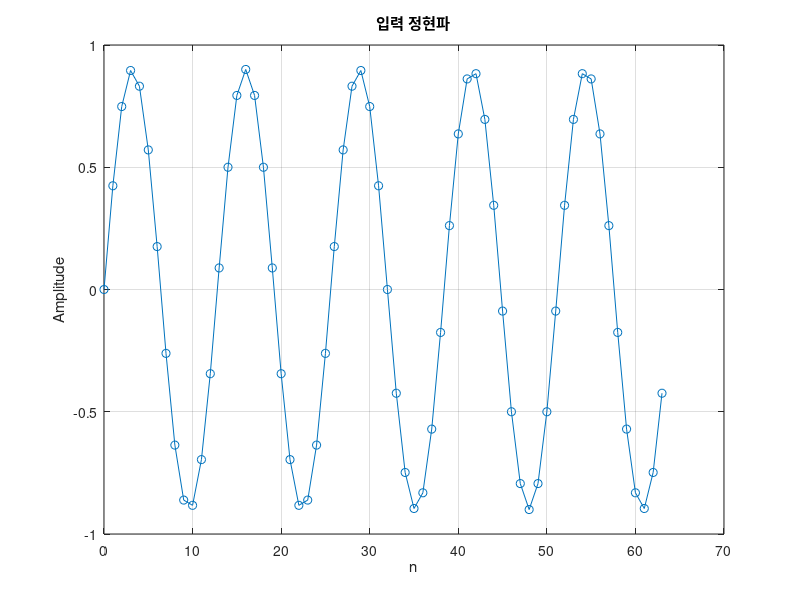

The MATLAB source for this figure:
% === Verilog용 Q1.15 정현파 입력 생성 (Real + Imag = 0000) ===
N = 64;                     % FFT 크기
A = 0.9;                    % 진폭 (오버플로 방지)
f = 5;                      % 사인파 주기 (N 샘플 내에서 f회 반복)
n = 0:N-1;

sig = A * sin(2*pi*f*n/N);  % 정현파 신호 생성 (실수 성분만 있음)

% Q1.15 고정소수점으로 변환
q15_scale = 2^15;
sig_q15 = round(sig * q15_scale);
sig_q15(sig_q15 < 0) = sig_q15(sig_q15 < 0) + 2^16;  % 2's complement wrap to unsigned 16-bit

% 텍스트 파일로 저장 (real imag 쌍, imag는 항상 0000)
fileID = fopen('if_input2.txt', 'w');
for i = 1:N
    fprintf(fileID, '%04X 0000\n', sig_q15(i));
end
fclose(fileID);

% 시각화 (선택)
figure;
plot(n, sig, 'o-');
title('입력 정현파'); xlabel('n'); ylabel('Amplitude'); grid on;
